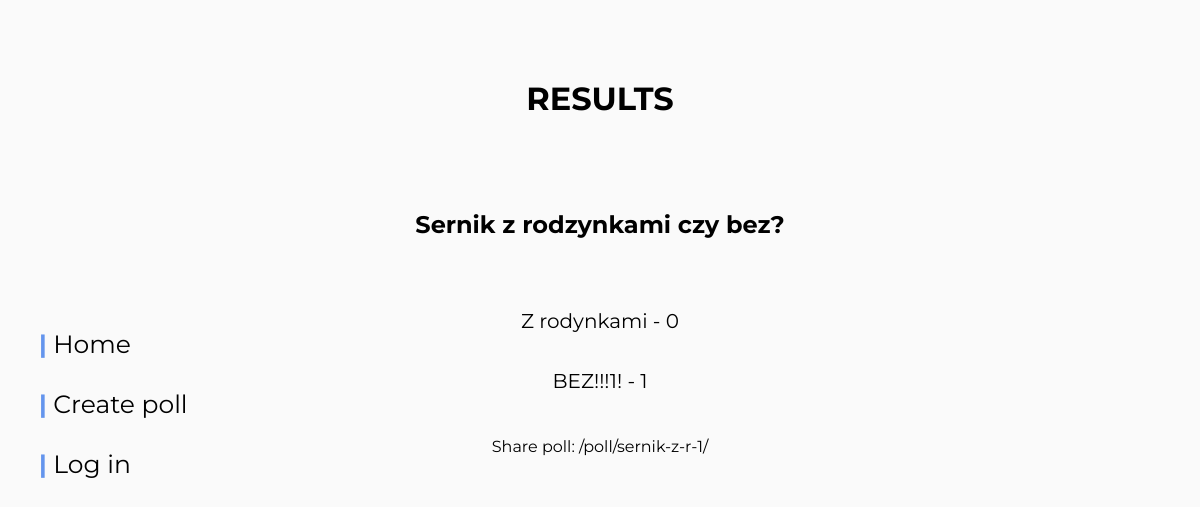
The app's page /poll/sernik-z-r-1/results with its own data.
### polls/models.py (models this page shows, shortened)
class Question(models.Model):
    text = models.TextField(max_length=200)
    slug = models.SlugField(unique=True)
    date_created = models.DateTimeField(auto_now_add=True)
    user = models.ForeignKey(settings.AUTH_USER_MODEL,
                             on_delete=models.CASCADE,
                             blank=True,
                             null=True)
    def get_absolute_url(self):
        return reverse('polls:poll_detail',
                       args=[self.slug])

class Answer(models.Model):
    question = models.ForeignKey(Question, on_delete=models.CASCADE,
                                 related_name='answers')
    answer_text = models.CharField(max_length=100)
    votes = models.IntegerField(default=0)

### polls/views.py (the view)
# urls.py: path('poll/<slug:slug>/results', views.poll_results, name='poll_results'),
def poll_results(request, slug):
    poll = get_object_or_404(Question, slug=slug)
    return render(request, 'polls/poll_results.html', {'poll': poll})

### polls/templates/polls/poll_results.html (shortened to what this page needs)
{% extends 'base.html' %}
{% load static %}
    {% block extra_css %}
        <link rel="stylesheet" type="text/css" href="{% static 'css/poll_results.css' %}">
    {% endblock %}
{% block content %}
<header>
    <div class="header-text">
        <h1>Results</h1>
    </div>
</header>
<section>
    <div class="container">
        <div class="poll-question">
            {{ poll.text }}
        </div>
        <div class="poll-results">
            {% for answer in poll.answers.all %}
                <p>{{ answer.answer_text }} - {{ answer.votes }}</p>
            {% endfor %}
        </div>
        <div>
            <p>Share poll: {{ poll.get_absolute_url }}</p>
        </div>
    </div>
</section>
{% endblock %}

### polls/static/css/base.css (style rules this page uses)
* { box-sizing: border-box; }
body { position: relative; background-color: #FAFAFA; font-family: "Montserrat", sans-serif; }

### polls/static/css/poll_results.css (style rules this page uses)
* { box-sizing: border-box; }
body { position: relative; }
header .header-text { display: flex; justify-content: center; align-items: center; flex-direction: column; height: 100%; text-align: center; padding-bottom: 70px; padding-top: 50px; }
header h1 { text-transform: uppercase; }
.container { display: flex; justify-content: center; align-items: center; flex-direction: column; height: 100%; text-align: center; }
.container .poll-question { font-size: 24px; font-weight: bolder; margin-bottom: 42px; }
.container .poll-results { line-height: 40px; font-size: 20px; }

### records on screen
Question: text "Sernik z rodzynkami czy bez?", get_absolute_url "/poll/sernik-z-r-1/"
Answer: answer_text "Z rodynkami", votes "0"
Answer: answer_text "BEZ!!!1!", votes "1"
